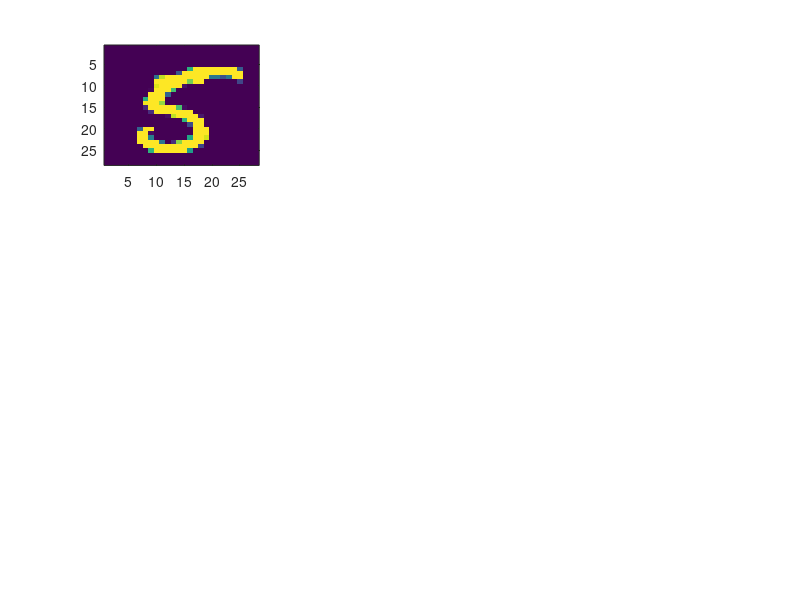

The MATLAB source for this figure: (Note: this script raises an error after producing the figure.)
load('digitos_train.mat');
load('digitos_test.mat');
% Xtrain, Ltrain, Xtest, Ltest
displ = 1;

% ejemplos de los datos representados como imagenes
if displ
    figure;
    for i=1:9
        subplot(3,3,i)
        image(Xtrain(:,:,i))
        colormap gray(255)
        title(['Imagen: ' num2str(i) ', digito: ' num2str(Ltrain(i))])
    end

    % imagen original
    figure;
    for i=1:9
        j = i+9;
        subplot(3,3,i)
        image(Xtrain(:,:,j))
        colormap gray(255)
        title(['Imagen: ' num2str(j) ', digito: ' num2str(Ltrain(j))])
    end
end

%% construccion de datos
n = size(Xtrain); 
num = 3;
indexes = Ltrain == num;
labels = Ltrain(indexes);
data = Xtrain(:,:,indexes);

figure;
for i=1:9
    subplot(3,3,i)
    image(data(:,:,i))
    colormap gray(255)
    title(['Imagen: ' num2str(i) ', digito: ' num2str(labels(i))])
end

N = n(1)*n(2); % dimension de caracteristicas (28*28 = 784)
M = length(labels);
disp(['Dimension del problema:  ' num2str(N)])
disp(['Cantidad de datos:  ' num2str(M)])

x_train = reshape(data,N,M);

%% PCA
% matriz de covarianza
covx=cov(x_train');

% numero de vectores propios
num_k = 784;
% V: eigenvectors, D: eigenvalues
[V, D] = eigs(covx,num_k);
D = diag(D);

x_trainPCA = (x_train' * V)';

%% plot de valores propios
[Vfull, Dfull] = eig(covx);
vals = diag(Dfull);
figure;plot(vals(end:-1:1),'k:*')
title('Valores propios')

%% Test
indexes_test = Ltest == num;
labels_test = Ltest(indexes_test);
K = length(labels_test);
xtest = Xtest(:,:,indexes_test);
x_test = reshape(xtest,N,K);

% proyeccion (se pierde informacion, espacio de menor dimension)
x_testPCA  = (x_test' * V)';
% reconstruccion
x_test_reconst = (V*x_testPCA);
% reshape a imagen
x_test_imag = reshape(x_test_reconst,n(1),n(2),K);

figure;
for i=1:9
    subplot(3,3,i)
    image(xtest(:,:,i))
    colormap gray(255)
    title(['Imagen: ' num2str(i) ', digito: ' num2str(labels(i))])
end

figure;
for i=1:9
    subplot(3,3,i)
    image(x_test_imag(:,:,i))
    colormap gray(255)
    title(['Imagen: ' num2str(i) ', digito: ' num2str(labels(i))])
end